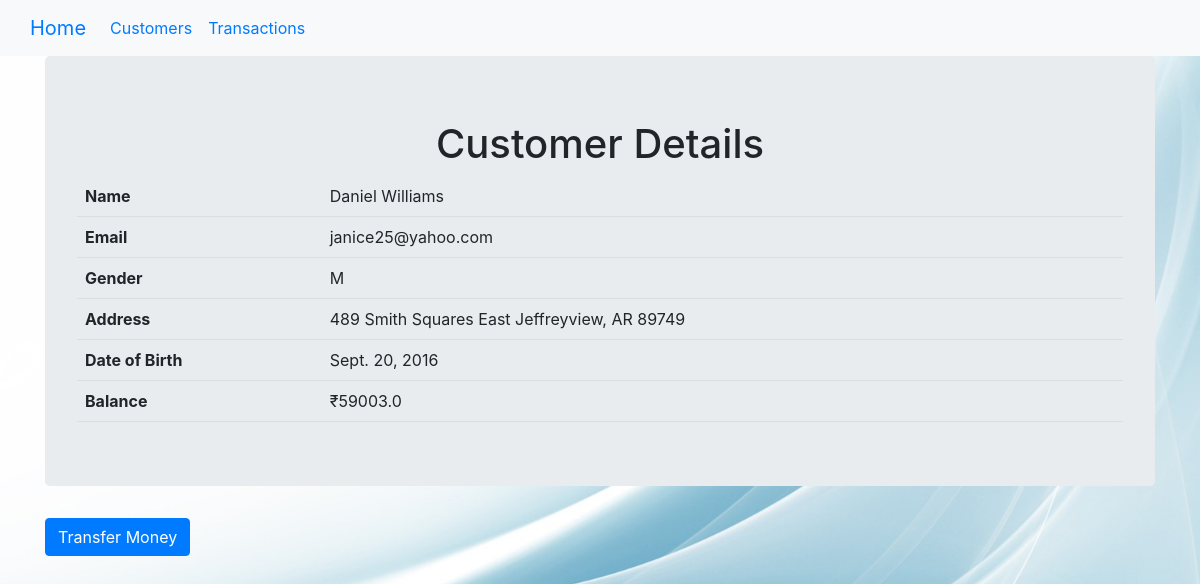
Screenshot of /users/7/ with the database file from the repository.
### Users/models.py (models this page shows, shortened)
class Users(models.Model):
    name = models.CharField(max_length=128)
    email = models.EmailField(max_length=128, unique=True)
    gender = models.CharField(max_length=1)
    address = models.CharField(max_length=256)
    date_of_birth = models.DateField(max_length=128)
    balance = models.FloatField()

### Users/views.py (the view)
# urls.py: path('<int:pk>/',views.UserDetailView.as_view(),name='detail'),
class UserDetailView(DetailView):
    context_object_name = 'user_detail'
    model = models.Users
    template_name = 'Users/user_detail.html'

### Users/templates/Users/user_detail.html
{% extends 'base.html' %}
{% block body_block %}
    <div class="jumbotron">
        <h1 class="d-flex justify-content-center">Customer Details</h1>
        <table>
            <tr>
                <th>Name</th>
                <td>{{ user_detail.name }}</td>
            </tr>
            <tr>
                <th>Email</th>
                <td>{{ user_detail.email }}</td>
            </tr>
            <tr>
                <th>Gender</th>
                <td>{{ user_detail.gender }}</td>
            </tr>
            <tr>
                <th>Address</th>
                <td>{{ user_detail.address }}</td>
            </tr>
            <tr>
                <th>Date of Birth</th>
                <td>{{ user_detail.date_of_birth }}</td>
            </tr>
            <tr>
                <th>Balance</th>
                <td>&#x20B9;{{ user_detail.balance }}</td>
            </tr>
        </table>
    </div>
    <p><a class="btn btn-primary" href="{% url 'users:transfer' pk=user_detail.pk%}">Transfer Money</a></p>
{% endblock %}

### static/css/styles.css (style rules this page uses)
body { background: url('../images/background.jpg') no-repeat center center fixed; background-size: cover; }
table { border-collapse: collapse; width: 100%; }
th, td { padding: 8px; text-align: left; border-bottom: 1px solid #ddd; }

### rows the page displays
Users: name "Daniel Williams", email "janice25@yahoo.com", gender "M", address "489 Smith Squares East Jeffreyview, AR 89749", date_of_birth "Sept. 20, 2016", balance "59003.0"
